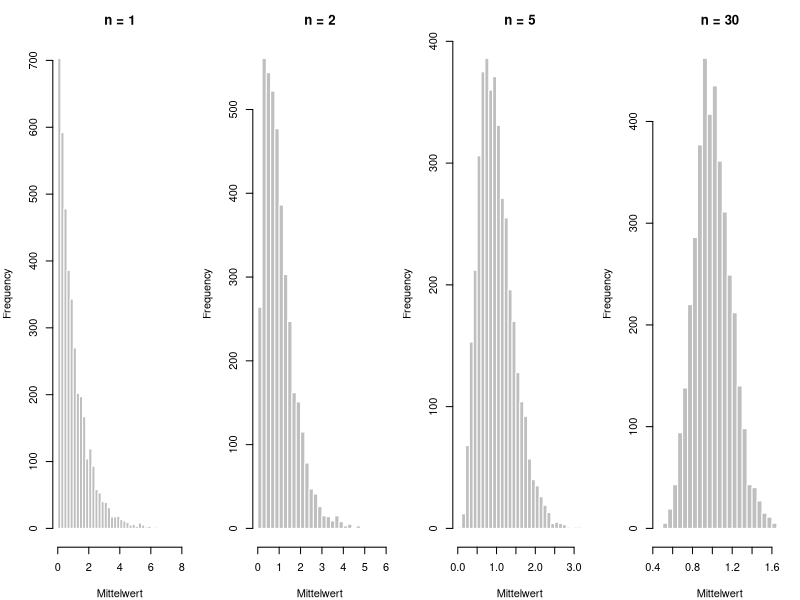
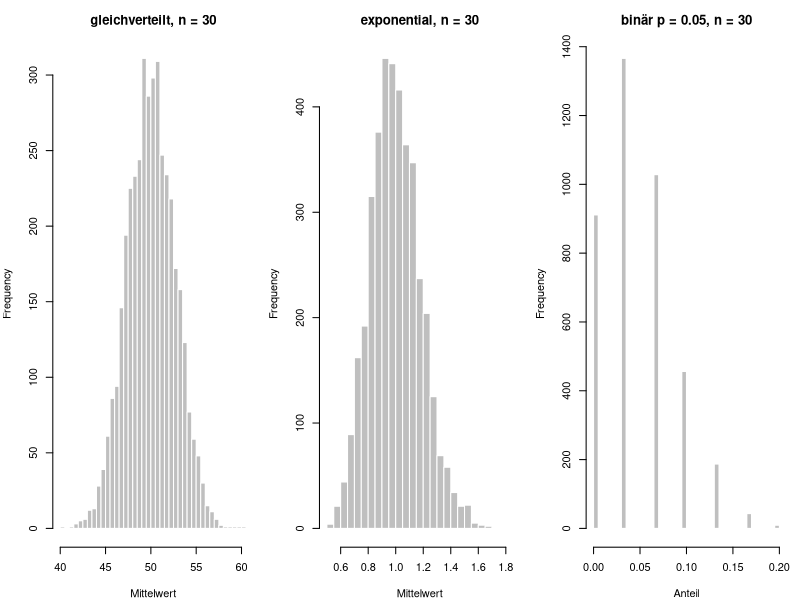
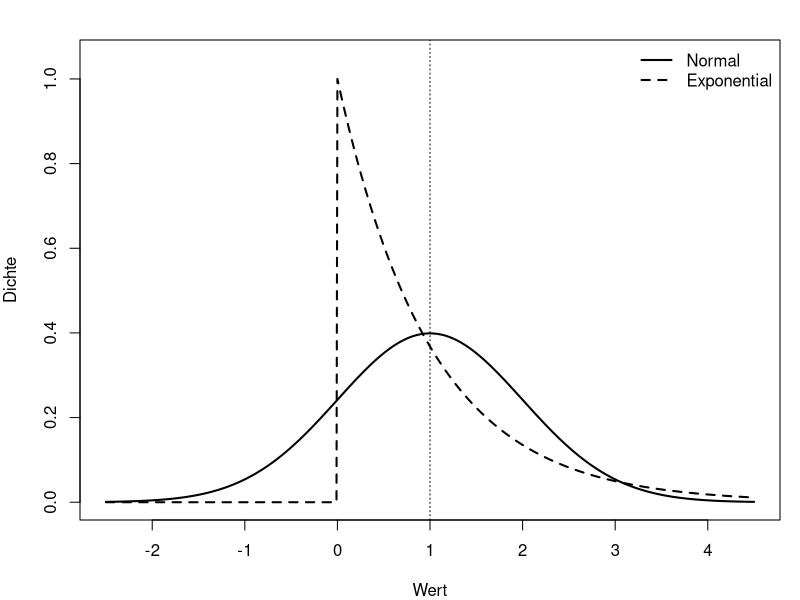

Recreate these plots in R, in order.
## ---- chunk 1
#| label: setup-r
#| include: false
library(ggplot2)

theme_set(theme_minimal(base_size = 12))

lehmer <- function(saat, anzahl) {
  s <- saat
  raus <- numeric(anzahl)
  for (k in seq_len(anzahl)) {
    s <- (16807 * s) %% 2147483647
    raus[k] <- s / 2147483647
  }
  raus
}

# Exponentialverteilte Werte aus gleichverteilten
exp_werte <- function(saat, anzahl, rate = 1) -log(lehmer(saat, anzahl)) / rate

# Schiefe einer Stichprobe, wie sie scipy.stats.skew rechnet
schiefe <- function(x) {
  z <- (x - mean(x)) / sqrt(mean((x - mean(x))^2))
  mean(z^3)
}

B <- 4000
## ---- chunk 2
#| label: fig-b1-zgws-r
#| fig-cap: "Beispiel 1: von der schiefen Ausgangsverteilung zur Glocke, in vier Schritten."
#| fig-height: 3.6
par(mfrow = c(1, 4), mar = c(4, 4, 3, 1))
for (n in c(1, 2, 5, 30)) {
  m <- rowMeans(matrix(exp_werte(1010 + n, B * n), nrow = B, byrow = TRUE))
  hist(m, breaks = 40, col = "grey75", border = "white",
       main = paste("n =", n), xlab = "Mittelwert")
}
par(mfrow = c(1, 1))

for (n in c(1, 2, 5, 30)) {
  m <- rowMeans(matrix(exp_werte(1010 + n, B * n), nrow = B, byrow = TRUE))
  cat(sprintf("n = %2d | Mittel %.4f | SD %.4f | erwartet %.4f | Schiefe %.4f\n",
              n, mean(m), sd(m), 1 / sqrt(n), schiefe(m)))
}
## ---- chunk 3
#| label: fig-b2-zgws-r
#| fig-cap: "Beispiel 2: Mittelwerte aus je 30 Werten, drei Ausgangsverteilungen."
#| fig-height: 3.2
mittelwerte <- function(erzeuger, n, saat) {
  rowMeans(matrix(erzeuger(saat, B * n), nrow = B, byrow = TRUE))
}

gleich <- function(saat, anzahl) 25 + 50 * lehmer(saat, anzahl)
selten <- function(saat, anzahl) as.numeric(lehmer(saat, anzahl) < 0.05)

par(mfrow = c(1, 3), mar = c(4, 4, 3, 1))
hist(mittelwerte(gleich, 30, 2021), breaks = 40, col = "grey75",
     border = "white", main = "gleichverteilt, n = 30", xlab = "Mittelwert")
hist(mittelwerte(exp_werte, 30, 4070), breaks = 40, col = "grey75",
     border = "white", main = "exponential, n = 30", xlab = "Mittelwert")
hist(mittelwerte(selten, 30, 3060), breaks = 40, col = "grey75",
     border = "white", main = "binär p = 0.05, n = 30", xlab = "Anteil")
par(mfrow = c(1, 1))

cat("gleichverteilt, n =  5 : Schiefe",
    round(schiefe(mittelwerte(gleich, 5, 2021)), 4), "\n")
for (n in c(5, 30)) {
  cat(sprintf("exponential,   n = %2d : Schiefe %.4f (theoretisch %.4f)\n",
              n, schiefe(mittelwerte(exp_werte, n, 4040 + n)), 2 / sqrt(n)))
}
for (n in c(5, 30, 100)) {
  cat(sprintf("binär p=0.05,  n = %3d : Schiefe %.4f | n*p = %.2f\n",
              n, schiefe(mittelwerte(selten, n, 3030 + n)), 0.05 * n))
}
## ---- chunk 4
#| label: b3-zgws-r
z_iq <- (130 - 100) / 15
z_groesse <- (1.92 - 1.78) / 0.07

round(c(z_iq = z_iq, z_groesse = z_groesse), 4)

# Gleicher z-Wert heisst gleicher Rang in der jeweiligen Verteilung
round(pnorm(c(z_iq, z_groesse)), 4)

# Und umgekehrt: welcher Wert entspricht dem 95. Perzentil?
round(c(z_95 = qnorm(0.95),
        iq_95 = 100 + qnorm(0.95) * 15,
        groesse_95 = 1.78 + qnorm(0.95) * 0.07), 4)

# Ein dritter Wert zum Vergleich: 40 Stunden Wochenarbeitszeit
# bei Mittel 42 und Standardabweichung 6
round(c(z = (40 - 42) / 6, perzentil = pnorm((40 - 42) / 6)), 4)
## ---- chunk 5
#| label: fig-b4-zgws-r
#| fig-cap: "Beispiel 4: Normalverteilung und Exponentialverteilung, beide mit Mittel 1 und SD 1."
#| fig-height: 3.2
theoretisch <- sapply(1:3, function(k) pnorm(k) - pnorm(-k))

ex <- exp_werte(5050, 100000)
empirisch <- sapply(1:3, function(k) mean(ex >= 1 - k & ex <= 1 + k))

round(rbind(normalverteilung = theoretisch, exponential = empirisch), 4)

gitter <- seq(-2.5, 4.5, by = 0.01)
par(mar = c(4, 4, 2, 1))
plot(gitter, dnorm(gitter, mean = 1, sd = 1), type = "l", lwd = 2,
     xlab = "Wert", ylab = "Dichte", ylim = c(0, 1.05))
lines(gitter, ifelse(gitter >= 0, dexp(gitter), 0), lwd = 2, lty = 2)
abline(v = 1, lty = 3)
legend("topright", legend = c("Normal", "Exponential"), lwd = 2,
       lty = c(1, 2), bty = "n")
